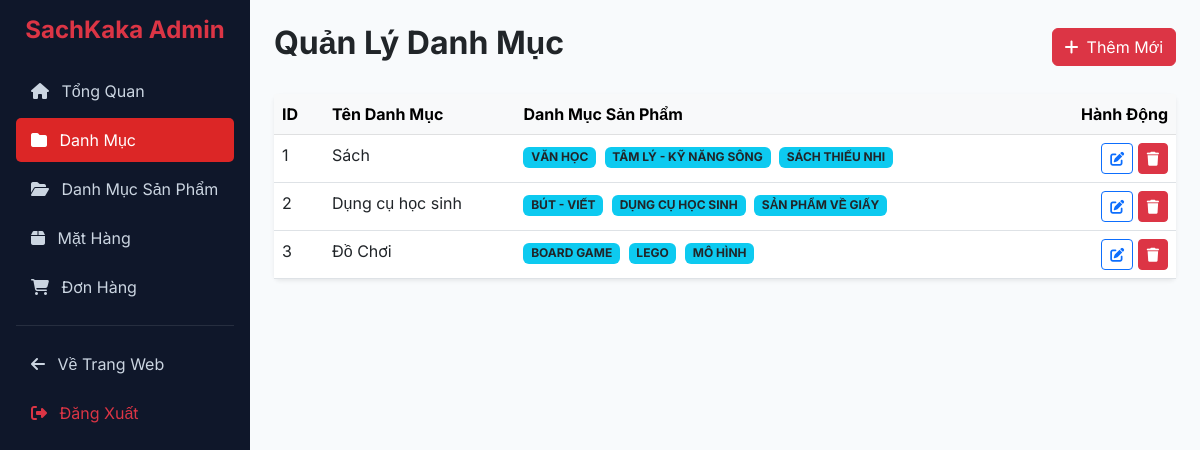
Screenshot of /admin/danhmuc (signed in) with the database file from the repository.
### tables this page shows
CREATE TABLE `danhmuc` (  
  `id` int(11) NOT NULL AUTO_INCREMENT,
  `tendanhmuc` varchar(50) NOT NULL,
  PRIMARY KEY (`id`)
);

CREATE TABLE `danhmucchitiet` (
  `id` int(11) NOT NULL AUTO_INCREMENT,
  `tendanhmuc` varchar(50) NOT NULL,
  `danhmuc_id` int(11) NOT NULL,
  PRIMARY KEY (`id`),
  FOREIGN KEY (`danhmuc_id`) REFERENCES `danhmuc` (`id`) ON DELETE CASCADE
);

### app_admin/controller/Admin.php (called while the page is built, shortened)
<?php
class Admin extends Controller {
    protected function render(string $view, array $data = [], string $layout = 'admin'): void {
        extract($data);
        $viewPath = str_replace('admin/', '', $view);
        require ROOT . '/app_admin/view/' . $viewPath . '.php';
    }
    public function danhmuc(): void {
        $model = new DanhMucModel();
        $message = '';
        $this->render('admin/danhmuc', ['pageTitle' => 'Danh Mục - Admin', 'items' => $model->getWithDetails(), 'message' => $message], 'admin');
    }
}

### index.php (called while the page is built, shortened)
<?php
function url(string $path = ''): string {
    return BASE_PATH . '/' . ltrim($path, '/');
}
spl_autoload_register(function (string $class): void {
    foreach (['core', 'model', 'controller', 'app_admin/controller'] as $dir) {
        $file = ROOT . '/' . $dir . '/' . $class . '.php';
        if (file_exists($file)) {
            return;
        }
    }
});
Router::dispatch();

### model/DanhMucModel.php (called while the page is built, shortened)
<?php
class DanhMucModel {
    private PDO $db;
    public function __construct() { $this->db = Database::getInstance(); }
    public function getWithDetails(): array {
        $cats = $this->db->query("SELECT * FROM danhmuc")->fetchAll();
        foreach ($cats as &$cat) {
            $s = $this->db->prepare("SELECT * FROM danhmucchitiet WHERE danhmuc_id = ?");
            $s->execute([$cat['id']]);
            $cat['details'] = $s->fetchAll();
        }
        return $cats;
    }
}

### core/Database.php (called while the page is built)
<?php
class Database {
    private static ?PDO $instance = null;
    public static function getInstance(): PDO {
        if (self::$instance === null) {
            self::$instance = new PDO(
                'mysql:host=' . DB_HOST . ';dbname=' . DB_NAME . ';charset=utf8mb4',
                DB_USER,
                DB_PASS
            );
            self::$instance->setAttribute(PDO::ATTR_ERRMODE, PDO::ERRMODE_EXCEPTION);
            self::$instance->setAttribute(PDO::ATTR_DEFAULT_FETCH_MODE, PDO::FETCH_ASSOC);
        }
        return self::$instance;
    }
}

### app_admin/view/danhmuc.php (the view, shortened to what this page needs)
<div class="p-4">
    <div class="d-flex justify-content-between align-items-center mb-4">
        <h2 class="fw-bold">Quản Lý Danh Mục</h2>
        <button class="btn btn-danger" data-bs-toggle="modal" data-bs-target="#addModal">
            <i class="fas fa-plus me-2"></i>Thêm Mới
        </button>
    </div>
    <div class="card border-0 shadow-sm">
        <div class="card-body p-0">
            <table class="table table-hover mb-0">
                <thead class="table-light">
                    <tr><th style="width:50px">ID</th><th>Tên Danh Mục</th><th>Danh Mục Sản Phẩm</th><th class="text-end" style="width:150px">Hành Động</th></tr>
                </thead>
                <tbody>
                    <?php foreach ($items as $item): ?>
                    <tr>
                        <td><?= $item['id'] ?></td>
                        <td><?= htmlspecialchars($item['tendanhmuc']) ?></td>
                        <td>
                            <?php if (empty($item['details'])): ?>
                                <span class="text-muted small">Trống</span>
                            <?php else: ?>
                                <?php foreach ($item['details'] as $detail): ?>
                                    <span class="badge bg-info text-dark me-1 mb-1"><?= htmlspecialchars($detail['tendanhmuc']) ?></span>
                                <?php endforeach; ?>
                            <?php endif; ?>
                        </td>
                        <td class="text-end">
                            <button type="button" class="btn btn-sm btn-outline-primary" onclick="editDanhMuc(<?= $item['id'] ?>, '<?= htmlspecialchars(addslashes($item['tendanhmuc'])) ?>')" data-bs-toggle="modal" data-bs-target="#editModal" title="Sửa"><i class="fas fa-edit"></i></button>
                            <form method="POST" action="<?= url('admin/danhmuc') ?>" class="d-inline"
                                  onsubmit="return confirmFormSubmit(this, 'Không thể hoàn tác! Bạn có chắc chắn muốn xóa danh mục này?')">
                                <button type="submit" name="delete" class="btn btn-sm btn-danger"><i class="fas fa-trash"></i></button>
                            </form>
                        </td>
                    </tr>
                    <?php endforeach; ?>
                </tbody>
            </table>
        </div>
    </div>
</div>

### core/Router.php (shortened to what this page needs)
<?php
class Router {
    private static array $routes = [];
    public static function get(string $path, string $controller, string $action): void {
        self::$routes[] = ['method' => 'GET', 'path' => $path, 'controller' => $controller, 'action' => $action];
    }
    public static function post(string $path, string $controller, string $action): void {
        self::$routes[] = ['method' => 'POST', 'path' => $path, 'controller' => $controller, 'action' => $action];
    }
    public static function dispatch(): void {
        $method = $_SERVER['REQUEST_METHOD'];
        $uri    = parse_url($_SERVER['REQUEST_URI'], PHP_URL_PATH);
        $base = rtrim(str_replace('\\', '/', dirname($_SERVER['SCRIPT_NAME'])), '/');
        $uri  = '/' . ltrim(substr($uri, strlen($base)), '/');
        $uri  = rtrim($uri, '/');
        $uri  = ($uri === '') ? '/' : $uri;
        foreach (self::$routes as $route) {
            if ($route['method'] === $method && $route['path'] === $uri) {
                $ctrl = new $route['controller']();
                $ctrl->{$route['action']}();
                return;
            }
        }
    }
}

### app_admin/view/layout/admin.php (style rules this page uses)
body { font-family: 'Inter', sans-serif; background-color: #f8fafc; }

### rows the page displays
danhmuc: id "1", tendanhmuc "Sách"
danhmucchitiet: tendanhmuc "VĂN HỌC"
danhmucchitiet: tendanhmuc "TÂM LÝ - KỸ NĂNG SÔNG"
danhmucchitiet: tendanhmuc "SÁCH THIẾU NHI"
danhmuc: id "2", tendanhmuc "Dụng cụ học sinh"
danhmucchitiet: tendanhmuc "BÚT - VIẾT"
danhmucchitiet: tendanhmuc "DỤNG CỤ HỌC SINH"
danhmucchitiet: tendanhmuc "SẢN PHẨM VỀ GIẤY"
danhmuc: id "3", tendanhmuc "Đồ Chơi"
danhmucchitiet: tendanhmuc "BOARD GAME"
danhmucchitiet: tendanhmuc "LEGO"
danhmucchitiet: tendanhmuc "MÔ HÌNH"
